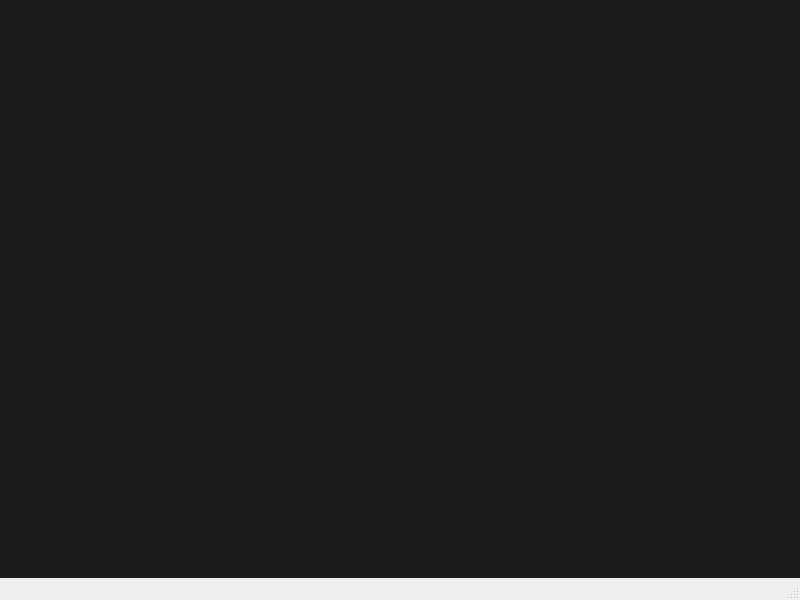
<?xml version="1.0" encoding="UTF-8"?>
<ui version="4.0">
 <class>MainWindow</class>
 <widget class="QMainWindow" name="MainWindow">
  <property name="geometry">
   <rect>
    <x>0</x>
    <y>0</y>
    <width>800</width>
    <height>600</height>
   </rect>
  </property>
  <property name="windowTitle">
   <string>MainWindow</string>
  </property>
  <widget class="QWidget" name="centralwidget">
   <property name="styleSheet">
    <string notr="true">background-color: rgb(28, 28, 28);</string>
   </property>
  </widget>
  <widget class="QMenuBar" name="menubar">
   <property name="geometry">
    <rect>
     <x>0</x>
     <y>0</y>
     <width>800</width>
     <height>27</height>
    </rect>
   </property>
  </widget>
  <widget class="QStatusBar" name="statusbar"/>
 </widget>
 <resources/>
 <connections/>
</ui>
